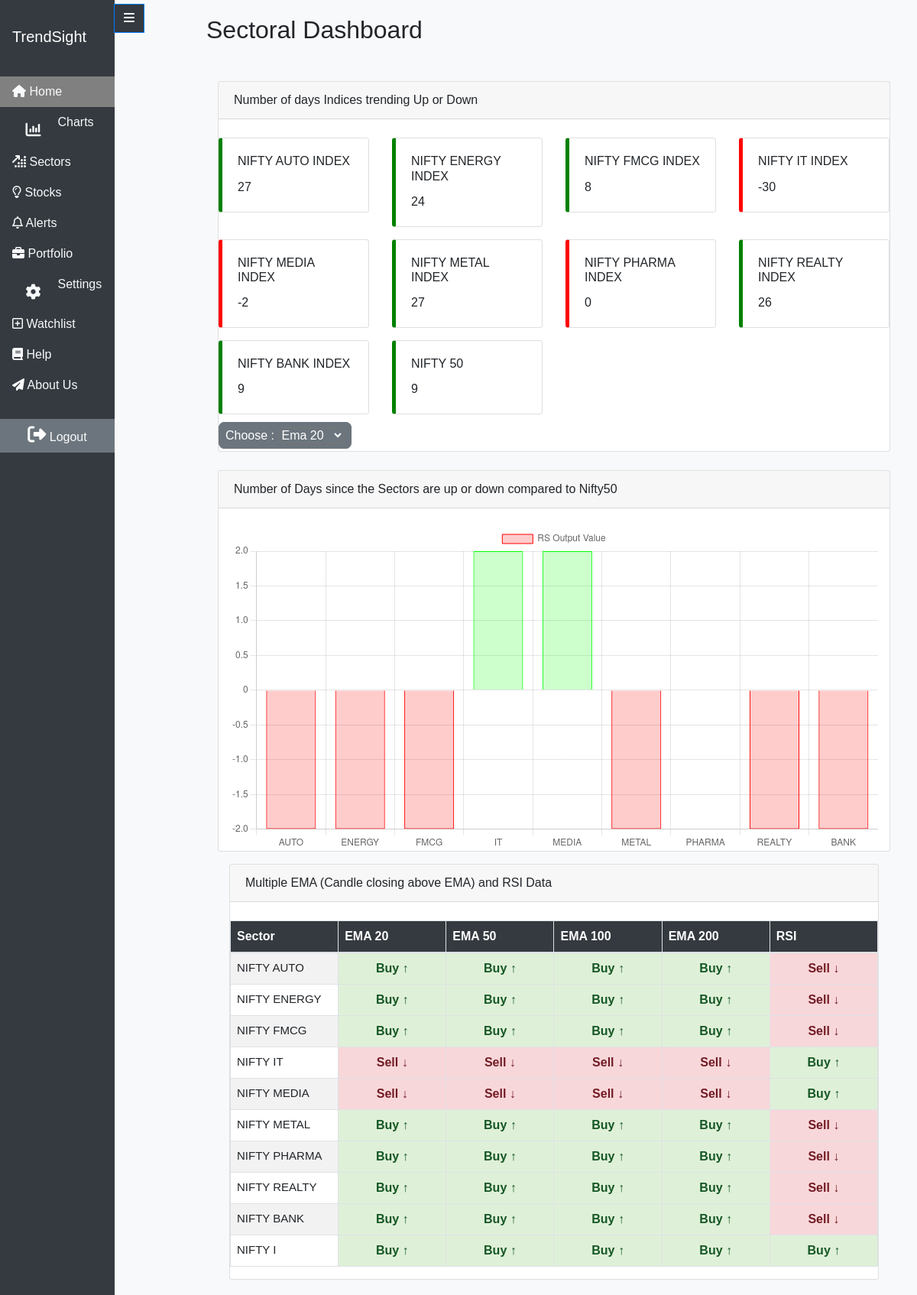
The app's page /dashboard/ (signed in) with its own data.
### Stocks/models.py (models this page shows, shortened)
class EmaCountsSector(models.Model):
    stock_data = models.ForeignKey(SectorData, on_delete=models.CASCADE)
    ema20_output = models.IntegerField()
    ema50_output = models.IntegerField()
    ema100_output = models.IntegerField()
    ema200_output = models.IntegerField()
    rsi_output = models.IntegerField(null=True)
    rs_output = models.IntegerField(null=True)

class SectorData(models.Model):
    symbol = models.CharField(max_length=10)
    date = models.DateField()
    close_price = models.DecimalField(max_digits=10, decimal_places=2)
    ema20 = models.DecimalField(max_digits=10, decimal_places=2, null=True, blank=True)
    ema50 = models.DecimalField(max_digits=10, decimal_places=2, null=True, blank=True)
    ema100 = models.DecimalField(max_digits=10, decimal_places=2, null=True, blank=True)
    ema200 = models.DecimalField(max_digits=10, decimal_places=2, null=True, blank=True)
    rsi = models.DecimalField(max_digits=10, decimal_places=2, null=True, blank=True)
    rs = models.DecimalField(max_digits=10, decimal_places=2, null=True, blank=True)

### Stocks/views.py (the view)
# urls.py: path('dashboard/', views.dashboard, name='dashboard'),  # URL for the sectoral dashboard
@login_required
def dashboard(request):
    latest_dates = SectorData.objects.values('symbol').annotate(latest_date=Max('date'))
    unique_symbols =FinancialData.objects.values_list('symbol', flat=True).distinct()
    sector_data = []
    ema_counts = []
    rs_values = []
    symbols = []
    for stock in latest_dates:
        latest_sector_data = SectorData.objects.filter(symbol=stock['symbol'], date=stock['latest_date']).first()
        if latest_sector_data:
            sector_data.append(latest_sector_data)
            ema_count = EmaCountsSector.objects.filter(stock_data=latest_sector_data).first()
            if ema_count:
                ema_counts.append(ema_count)
                rs_values.append(ema_count.rs_output)
                symbols.append(latest_sector_data.symbol)
    selected_ema = request.GET.get('ema', '20')
    current_path = resolve(request.path_info).url_name
    context = {
        'sector_data': sector_data,
        'unique_symbols': unique_symbols,
        'ema_counts': ema_counts,
        'rs_values': rs_values,
        'symbols': symbols,
        'selected_ema': selected_ema,
        'current_path': current_path,
    }
    return render(request, 'dashboard.html', context)

### templates/dashboard.html (shortened to what this page needs)
{% extends "base.html" %}
{% load static %}
{% block content %}
<h2>Sectoral Dashboard</h2>
<div class="container mt-5">
  <div class="card">
    <div class="card-header">
      Number of days Indices trending Up or Down
    </div>
    <br>
    <form method="GET" action="{% url 'dashboard' %}">
      {% if selected_ema == '20' %}
      <div class="row">
        {% for sector in sector_data %}
        {% for ema_count in ema_counts %}
        {% if sector.symbol == ema_count.stock_data.symbol %}
        <div class="col-md-3 mb-3">
          <div class="card {% if ema_count.ema20_output > 0 %}card-positive{% else %}card-negative{% endif %}">
            <div class="card-body">
              {% if sector.symbol == '^NSEI' %}
              <h6 class="card-title">NIFTY 50</h6>
              <p class="card-text">{{ ema_count.ema20_output }}</p>
              {% else %}
              <h6 class="card-title">NIFTY {{ sector.symbol|slice:"4:" }} INDEX</h6>
              <p class="card-text">{{ ema_count.ema20_output }}</p>
              {% endif %}
            </div>
          </div>
        </div>
        {% endif %}
        {% endfor %}
        {% endfor %}
      </div>
      {% endif %}
      <form method="GET" action="{% url 'dashboard' %}">
        <span class="select" style="border:2px solid #6c757d;background:#6c757d;color:white;padding:7px;border-radius:8px">
          <label for="selected_ema">Choose : </label>
          <select name="ema" id="selected_ema" onchange="this.form.submit()" style="background-color:#6c757d;border-radius:8px;color:white">
            <option value="20" {% if selected_ema == '20' %}selected{% endif %}>Ema 20</option>
          </select>
        </span>
      </form>
    </form>
  </div>
</div>
<br>
<div class="container">
  <div class="graph-container">
  <div class="card">
    <div class="card-header">
      Number of Days since the Sectors are up or down compared to Nifty50
    </div>
    <br>
    <div class="container">
      <div class="row">
        <div class="col">
          <canvas id="sectorChart"></canvas>
        </div>
      </div>
    </div>
  </div>
</div>
<script>
  document.addEventListener('DOMContentLoaded', function() {
    var ctx = document.getElementById('sectorChart').getContext('2d');
    var sectorChart = new Chart(ctx, {
      type: 'bar',
      data: {
        labels: [{% for sector in sector_data|slice:"-1" %}'{{ sector.symbol|slice:"4:" }}',{% endfor %}],
        datasets: [{
          label: 'RS Output Value',
          data: [{% for rs_value in rs_values|slice:"-1" %}{{ rs_value }},{% endfor %}],
          backgroundColor: [{% for rs_value in rs_values|slice:"-1" %}{% if rs_value > 0 %}'rgba(0, 255, 0, 0.2)',{% else %}'rgba(255, 0, 0, 0.2)',{% endif %}{% endfor %}],
          borderColor: [{% for rs_value in rs_values|slice:"-1" %}{% if rs_value > 0 %}'rgba(0, 255, 0, 1)',{% else %}'rgba(255, 0, 0, 1)',{% endif %}{% endfor %}],
          borderWidth: 1
        }]
      },
      options: {
        scales: {
          yAxes: [{
            scaleLabel: {
              display: true,
              labelString: 'RS Output Value'
            },
            ticks: {
              beginAtZero: true
            }
          }],
          xAxes: [{
            scaleLabel: {
              display: true,
              labelString: 'Symbol'
            }
          }]
        }
      }
    });
  });
</script>
<link rel="stylesheet" href="//cdn.datatables.net/1.13.7/css/jquery.dataTables.min.css">
<div class="container mt-3">
  <div class="card">
    <div class="card-header">
      Multiple EMA (Candle closing above EMA) and RSI Data
    </div>
    <br>
    <div class="table-responsive">
      <table class="table table-bordered table-striped" id="interactive-table">
        <thead>
          <tr>
            <th style="width: 16.66%;background-color: #343a3f;">Sector</th>
            <th style="width: 16.66%;background-color: #343a3f;">EMA 20</th>
            <th style="width: 16.66%;background-color: #343a3f;">EMA 50</th>
            <th style="width: 16.66%;background-color: #343a3f;">EMA 100</th>
            <th style="width: 16.66%;background-color: #343a3f;">EMA 200</th>
            <th style="width: 16.66%;background-color: #343a3f;">RSI</th>
          </tr>
        </thead>
        <tbody>
          {% for sector in sector_data %}
          <tr>
            <td style="font-size:15px">NIFTY {{ sector.symbol|slice:"4:" }}</td>
            <td style="text-align: center; font-weight: bold; padding: 8px; color: {% if sector.ema20 <= sector.close_price %}#155724{% else %}#721c24{% endif %}; background-color: {% if sector.ema20 <= sector.close_price %}#dff0d8{% else %}#f8d7da{% endif %};">{% if sector.ema20 <= sector.close_price %}<span style="color: #155724;">Buy &#8593;</span>{% else %}<span style="color: #721c24;">Sell &#8595;</span>{% endif %}</td>
            <td style="text-align: center; font-weight: bold; padding: 8px; color: {% if sector.ema50 <= sector.close_price %}#155724{% else %}#721c24{% endif %}; background-color: {% if sector.ema50 <= sector.close_price %}#dff0d8{% else %}#f8d7da{% endif %};">{% if sector.ema50 <= sector.close_price %}<span style="color: #155724;">Buy &#8593;</span>{% else %}<span style="color: #721c24;">Sell &#8595;</span>{% endif %}</td>
            <td style="text-align: center; font-weight: bold; padding: 8px; color: {% if sector.ema100 <= sector.close_price %}#155724{% else %}#721c24{% endif %}; background-color: {% if sector.ema100 <= sector.close_price %}#dff0d8{% else %}#f8d7da{% endif %};">{% if sector.ema100 <= sector.close_price %}<span style="color: #155724;">Buy &#8593;</span>{% else %}<span style="color: #721c24;">Sell &#8595;</span>{% endif %}</td>
            <td style="text-align: center; font-weight: bold; padding: 8px; color: {% if sector.ema200 <= sector.close_price %}#155724{% else %}#721c24{% endif %}; background-color: {% if sector.ema200 <= sector.close_price %}#dff0d8{% else %}#f8d7da{% endif %};">{% if sector.ema200 <= sector.close_price %}<span style="color: #155724;">Buy &#8593;</span>{% else %}<span style="color: #721c24;">Sell &#8595;</span>{% endif %}</td>
            <td style="text-align: center; font-weight: bold; padding: 8px; color: {% if sector.rsi < 50 %}#155724{% else %}#721c24{% endif %}; background-color: {% if sector.rsi < 50 %}#dff0d8{% else %}#f8d7da{% endif %};">{% if sector.rsi < 50 %}<span style="color: #155724;">Buy &#8593;</span>{% else %}<span style="color: #721c24;">Sell &#8595;</span>{% endif %}</td>
        </tr>
          {% endfor %}
        </tbody>
      </table>
    </div>
  </div>
</div>
</head>
<body>
{% endblock %}

### static/images/stocks/styles.css (style rules this page uses)
body { margin:0px; padding:0px; font-family: "Open Sans", arial; background:url('https://static.tumblr.com/94eb957a00fd03c0c2f7d26decd71578/u1rhacw/osAmyyh1q/tumblr_static_tumblr_static_gaussian_blur_gradient_desktop_1680x943_wallpaper-393751.jpg'); color:#fff; font-weight:300; }

### templates/base.html (style rules this page uses)
body { font-family: "Arial", sans-serif; }
table { width: 100%; margin-bottom: 1rem; color: #212529; border-collapse: collapse; border-spacing: 0; }
th, td { padding: 0.75rem; text-align: left; border-bottom: 1px solid #dee2e6; }
.table>:not(caption)>*>* { padding: .5rem .5rem; border-bottom-width: 1px; }
th { background-color: #343a3f; color: #fff; }
td { background-color: transparent; }
.card-positive { border-left: 5px solid green; }
.card-negative { border-left: 5px solid red; }
body { background-color: #f8f9fa; color: #212529; }
.table-striped tbody tr:nth-of-type(2n) { background-color: transparent; }

### records on screen
SectorData: symbol "AUTO", ema20 "Buy ↑", ema50 "Buy ↑", ema100 "Buy ↑", ema200 "Buy ↑", rsi "Sell ↓"
EmaCountsSector: ema20_output "27"
SectorData: symbol "ENERGY", ema20 "Buy ↑", ema50 "Buy ↑", ema100 "Buy ↑", ema200 "Buy ↑", rsi "Sell ↓"
EmaCountsSector: ema20_output "24"
SectorData: symbol "FMCG", ema20 "Buy ↑", ema50 "Buy ↑", ema100 "Buy ↑", ema200 "Buy ↑", rsi "Sell ↓"
EmaCountsSector: ema20_output "8"
SectorData: symbol "IT", ema20 "Sell ↓", ema50 "Sell ↓", ema100 "Sell ↓", ema200 "Sell ↓", rsi "Buy ↑"
EmaCountsSector: ema20_output "-30"
SectorData: symbol "MEDIA", ema20 "Sell ↓", ema50 "Sell ↓", ema100 "Sell ↓", ema200 "Sell ↓", rsi "Buy ↑"
EmaCountsSector: ema20_output "-2"
SectorData: symbol "METAL", ema20 "Buy ↑", ema50 "Buy ↑", ema100 "Buy ↑", ema200 "Buy ↑", rsi "Sell ↓"
EmaCountsSector: ema20_output "27"
SectorData: symbol "PHARMA", ema20 "Buy ↑", ema50 "Buy ↑", ema100 "Buy ↑", ema200 "Buy ↑", shows "Sell ↓"
EmaCountsSector: ema20_output "0"
SectorData: symbol "REALTY", ema20 "Buy ↑", ema50 "Buy ↑", ema100 "Buy ↑", ema200 "Buy ↑", rsi "Sell ↓"
EmaCountsSector: ema20_output "26"
SectorData: symbol "BANK", ema20 "Buy ↑", ema50 "Buy ↑", ema100 "Buy ↑", ema200 "Buy ↑", rsi "Sell ↓"
EmaCountsSector: ema20_output "9"
SectorData: symbol "I", ema20 "Buy ↑", ema50 "Buy ↑", ema100 "Buy ↑", ema200 "Buy ↑", rsi "Buy ↑"
EmaCountsSector: ema20_output "9"

### other values on screen
chart data {{ rs_value }} -2, -2, -2, 2, 2, -2, 0, -2, -2
